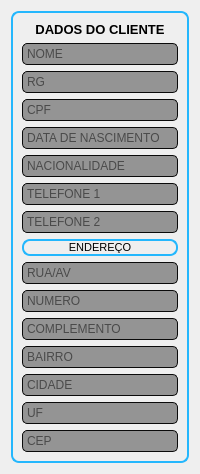
            <widget class="QFrame" name="frame_client_data_outside">
             <property name="minimumSize">
              <size>
               <width>150</width>
               <height>0</height>
              </size>
             </property>
             <property name="maximumSize">
              <size>
               <width>300</width>
               <height>16777215</height>
              </size>
             </property>
             <property name="styleSheet">
              <string notr="true">background-image: url(:/backgrounds/Images/background-blue-1715x980.jpg);
border-radius: 8px;</string>
             </property>
             <property name="frameShape">
              <enum>QFrame::StyledPanel</enum>
             </property>
             <property name="frameShadow">
              <enum>QFrame::Raised</enum>
             </property>
             <layout class="QVBoxLayout" name="verticalLayout_2">
              <item>
               <widget class="QFrame" name="frame_client_data_inside">
                <property name="minimumSize">
                 <size>
                  <width>150</width>
                  <height>50</height>
                 </size>
                </property>
                <property name="styleSheet">
                 <string notr="true">QFrame{
	border: 2px solid rgb(36, 183, 253);
	border-radius: 8px;
}</string>
                </property>
                <property name="frameShape">
                 <enum>QFrame::StyledPanel</enum>
                </property>
                <property name="frameShadow">
                 <enum>QFrame::Raised</enum>
                </property>
                <layout class="QVBoxLayout" name="verticalLayout_5">
                 <item>
                  <widget class="QLabel" name="label_clientdata">
                   <property name="minimumSize">
                    <size>
                     <width>0</width>
                     <height>0</height>
                    </size>
                   </property>
                   <property name="maximumSize">
                    <size>
                     <width>16777215</width>
                     <height>20</height>
                    </size>
                   </property>
                   <property name="font">
                    <font>
                     <family>Segoe UI</family>
                     <pointsize>10</pointsize>
                     <weight>75</weight>
                     <bold>true</bold>
                    </font>
                   </property>
                   <property name="styleSheet">
                    <string notr="true">border:no</string>
                   </property>
                   <property name="text">
                    <string>DADOS DO CLIENTE</string>
                   </property>
                   <property name="alignment">
                    <set>Qt::AlignCenter</set>
                   </property>
                  </widget>
                 </item>
                 <item>
                  <widget class="QLineEdit" name="lineEdit_name">
                   <property name="styleSheet">
                    <string notr="true">QLineEdit{
	
	background-color: rgb(148, 148, 148);
	border: 1px solid rgb(10,10,10);
	border-radius: 5px;
	padding: 2px;
}
QLineEdit:hover{
	border: 1px solid rgb(150,150,150);
}
QLineEdit:focus{
	border: 2px solid rgb(100, 100, 255);
}</string>
                   </property>
                   <property name="placeholderText">
                    <string>NOME</string>
                   </property>
                  </widget>
                 </item>
                 <item>
                  <widget class="QLineEdit" name="lineEdit_rg_3">
                   <property name="styleSheet">
                    <string notr="true">QLineEdit{
	
	background-color: rgb(148, 148, 148);
	border: 1px solid rgb(10,10,10);
	border-radius: 5px;
	padding: 2px;
}
QLineEdit:hover{
	border: 1px solid rgb(150,150,150);
}
QLineEdit:focus{
	border: 2px solid rgb(100, 100, 255);
}</string>
                   </property>
                   <property name="placeholderText">
                    <string>RG</string>
                   </property>
                  </widget>
                 </item>
                 <item>
                  <widget class="QLineEdit" name="lineEdit_cpf">
                   <property name="styleSheet">
                    <string notr="true">QLineEdit{
	
	background-color: rgb(148, 148, 148);
	border: 1px solid rgb(10,10,10);
	border-radius: 5px;
	padding: 2px;
}
QLineEdit:hover{
	border: 1px solid rgb(150,150,150);
}
QLineEdit:focus{
	border: 2px solid rgb(100, 100, 255);
}</string>
                   </property>
                   <property name="placeholderText">
                    <string>CPF</string>
                   </property>
                  </widget>
                 </item>
                 <item>
                  <widget class="QLineEdit" name="lineEdit_birth">
                   <property name="styleSheet">
                    <string notr="true">QLineEdit{
	
	background-color: rgb(148, 148, 148);
	border: 1px solid rgb(10,10,10);
	border-radius: 5px;
	padding: 2px;
}
QLineEdit:hover{
	border: 1px solid rgb(150,150,150);
}
QLineEdit:focus{
	border: 2px solid rgb(100, 100, 255);
}</string>
                   </property>
                   <property name="placeholderText">
                    <string>DATA DE NASCIMENTO</string>
                   </property>
                  </widget>
                 </item>
                 <item>
                  <widget class="QLineEdit" name="lineEdit_nationality">
                   <property name="styleSheet">
                    <string notr="true">QLineEdit{
	
	background-color: rgb(148, 148, 148);
	border: 1px solid rgb(10,10,10);
	border-radius: 5px;
	padding: 2px;
}
QLineEdit:hover{
	border: 1px solid rgb(150,150,150);
}
QLineEdit:focus{
	border: 2px solid rgb(100, 100, 255);
}</string>
                   </property>
                   <property name="placeholderText">
                    <string>NACIONALIDADE</string>
                   </property>
                  </widget>
                 </item>
                 <item>
                  <widget class="QLineEdit" name="lineEdit_phone1">
                   <property name="styleSheet">
                    <string notr="true">QLineEdit{
	
	background-color: rgb(148, 148, 148);
	border: 1px solid rgb(10,10,10);
	border-radius: 5px;
	padding: 2px;
}
QLineEdit:hover{
	border: 1px solid rgb(150,150,150);
}
QLineEdit:focus{
	border: 2px solid rgb(100, 100, 255);
}</string>
                   </property>
                   <property name="placeholderText">
                    <string>TELEFONE 1</string>
                   </property>
                  </widget>
                 </item>
                 <item>
                  <widget class="QLineEdit" name="lineEdit_phone2">
                   <property name="styleSheet">
                    <string notr="true">QLineEdit{
	
	background-color: rgb(148, 148, 148);
	border: 1px solid rgb(10,10,10);
	border-radius: 5px;
	padding: 2px;
}
QLineEdit:hover{
	border: 1px solid rgb(150,150,150);
}
QLineEdit:focus{
	border: 2px solid rgb(100, 100, 255);
}</string>
                   </property>
                   <property name="placeholderText">
                    <string>TELEFONE 2</string>
                   </property>
                  </widget>
                 </item>
                 <item>
                  <widget class="QLabel" name="label_adress">
                   <property name="minimumSize">
                    <size>
                     <width>0</width>
                     <height>0</height>
                    </size>
                   </property>
                   <property name="maximumSize">
                    <size>
                     <width>16777215</width>
                     <height>20</height>
                    </size>
                   </property>
                   <property name="font">
                    <font>
                     <family>Segoe UI</family>
                     <pointsize>8</pointsize>
                     <weight>50</weight>
                     <bold>false</bold>
                    </font>
                   </property>
                   <property name="styleSheet">
                    <string notr="true">border-color: rgb(36, 183, 253);</string>
                   </property>
                   <property name="text">
                    <string>ENDEREÇO</string>
                   </property>
                   <property name="alignment">
                    <set>Qt::AlignCenter</set>
                   </property>
                  </widget>
                 </item>
                 <item>
                  <widget class="QLineEdit" name="lineEdit_street">
                   <property name="styleSheet">
                    <string notr="true">QLineEdit{
	
	background-color: rgb(148, 148, 148);
	border: 1px solid rgb(10,10,10);
	border-radius: 5px;
	padding: 2px;
}
QLineEdit:hover{
	border: 1px solid rgb(150,150,150);
}
QLineEdit:focus{
	border: 2px solid rgb(100, 100, 255);
}</string>
                   </property>
                   <property name="placeholderText">
                    <string>RUA/AV</string>
                   </property>
                  </widget>
                 </item>
                 <item>
                  <widget class="QLineEdit" name="lineEdit_number">
                   <property name="styleSheet">
                    <string notr="true">QLineEdit{
	
	background-color: rgb(148, 148, 148);
	border: 1px solid rgb(10,10,10);
	border-radius: 5px;
	padding: 2px;
}
QLineEdit:hover{
	border: 1px solid rgb(150,150,150);
}
QLineEdit:focus{
	border: 2px solid rgb(100, 100, 255);
}</string>
                   </property>
                   <property name="placeholderText">
                    <string>NUMERO</string>
                   </property>
                  </widget>
                 </item>
                 <item>
                  <widget class="QLineEdit" name="lineEdit_comp">
                   <property name="styleSheet">
                    <string notr="true">QLineEdit{
	
	background-color: rgb(148, 148, 148);
	border: 1px solid rgb(10,10,10);
	border-radius: 5px;
	padding: 2px;
}
QLineEdit:hover{
	border: 1px solid rgb(150,150,150);
}
QLineEdit:focus{
	border: 2px solid rgb(100, 100, 255);
}</string>
                   </property>
                   <property name="placeholderText">
                    <string>COMPLEMENTO</string>
                   </property>
                  </widget>
                 </item>
                 <item>
                  <widget class="QLineEdit" name="lineEdit_neghbordhood">
                   <property name="styleSheet">
                    <string notr="true">QLineEdit{
	
	background-color: rgb(148, 148, 148);
	border: 1px solid rgb(10,10,10);
	border-radius: 5px;
	padding: 2px;
}
QLineEdit:hover{
	border: 1px solid rgb(150,150,150);
}
QLineEdit:focus{
	border: 2px solid rgb(100, 100, 255);
}</string>
                   </property>
                   <property name="placeholderText">
                    <string>BAIRRO</string>
                   </property>
                  </widget>
                 </item>
                 <item>
                  <widget class="QLineEdit" name="lineEdit_city">
                   <property name="styleSheet">
                    <string notr="true">QLineEdit{
	
	background-color: rgb(148, 148, 148);
	border: 1px solid rgb(10,10,10);
	border-radius: 5px;
	padding: 2px;
}
QLineEdit:hover{
	border: 1px solid rgb(150,150,150);
}
QLineEdit:focus{
	border: 2px solid rgb(100, 100, 255);
}</string>
                   </property>
                   <property name="placeholderText">
                    <string>CIDADE</string>
                   </property>
                  </widget>
                 </item>
                 <item>
                  <widget class="QLineEdit" name="lineEdit_uf">
                   <property name="styleSheet">
                    <string notr="true">QLineEdit{
	
	background-color: rgb(148, 148, 148);
	border: 1px solid rgb(10,10,10);
	border-radius: 5px;
	padding: 2px;
}
QLineEdit:hover{
	border: 1px solid rgb(150,150,150);
}
QLineEdit:focus{
	border: 2px solid rgb(100, 100, 255);
}</string>
                   </property>
                   <property name="placeholderText">
                    <string>UF</string>
                   </property>
                  </widget>
                 </item>
                 <item>
                  <widget class="QLineEdit" name="lineEdit_cep">
                   <property name="styleSheet">
                    <string notr="true">QLineEdit{
	
	background-color: rgb(148, 148, 148);
	border: 1px solid rgb(10,10,10);
	border-radius: 5px;
	padding: 2px;
}
QLineEdit:hover{
	border: 1px solid rgb(150,150,150);
}
QLineEdit:focus{
	border: 2px solid rgb(100, 100, 255);
}</string>
                   </property>
                   <property name="placeholderText">
                    <string>CEP</string>
                   </property>
                  </widget>
                 </item>
                </layout>
               </widget>
              </item>
             </layout>
            </widget>
